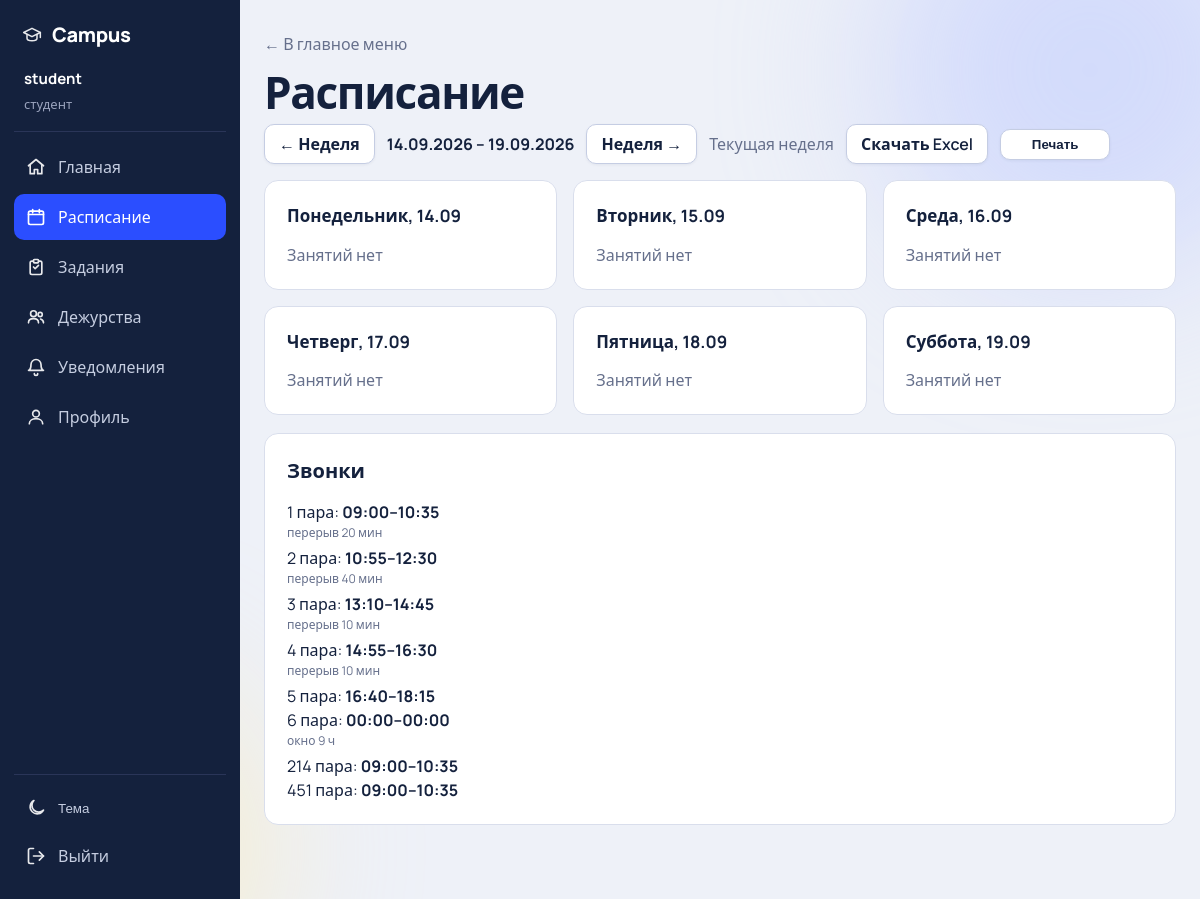
Screenshot of /schedule?week=-2&group=1 (signed in) with the database file from the repository.
### tables this page shows
CREATE TABLE bells(id INTEGER PRIMARY KEY, num INTEGER UNIQUE NOT NULL, start TEXT NOT NULL, end TEXT NOT NULL);

### campus/app.py (the view)
@app.route("/schedule")
def schedule():
    if "uid" not in session: return redirect(url_for("login"))
    d, off = db(), request.args.get("week", 0, type=int)
    gid, tid, groups = scope(d)
    mon = date.today() - timedelta(days=date.today().weekday()) + timedelta(weeks=off)
    occ = occurrences(d, mon, mon + timedelta(days=5), gid=gid, tid=tid)
    days = []
    for i in range(6):
        day = mon + timedelta(days=i); lst = [o for o in occ if o["day"] == day.isoformat()]
        if gid or tid:
            for x, y in zip(lst, lst[1:]):
                g = minutes(y["start"]) - minutes(x["end"])
                if g > 0: y["gap_label"] = gap_label(g)
        days.append(dict(date=day, lst=lst))
    is_teacher = session.get("role") == "teacher"
    return render_template("schedule.html", days=days, off=off, gid=gid if gid and gid > 0 else None, groups=groups, wd=WDF,
                           today=date.today(), bells=bell_rows(d.execute("SELECT * FROM bells ORDER BY num").fetchall()),
                           is_teacher=is_teacher, show_group_filter=bool(groups))

### campus/app.py (called while the page is built, shortened)
def db():
    if "db" not in g:
        g.db = sqlite3.connect(DB); g.db.row_factory = sqlite3.Row
        g.db.execute("PRAGMA foreign_keys=ON")
    return g.db

def minutes(t):
    h, m = map(int, t.split(":"))
    return h * 60 + m

def gap_label(m):
    return f"перерыв {m} мин" if m <= 40 else f"окно {m // 60} ч {m % 60} мин" if m % 60 else f"окно {m // 60} ч"

@app.context_processor
def inject():
    unread = 0
    if session.get("uid"):
        try:
            r = db().execute("SELECT COUNT(*) FROM notifications WHERE user_id=? AND read=0",
                             (session["uid"],)).fetchone()
            unread = r[0] if r else 0
        except Exception:
            unread = 0
    return dict(now=datetime.now(), WDF=WDF, notif_unread=unread)

def bell_rows(bells):
    out = []
    for i, b in enumerate(bells):
        r = dict(b)
        if i:
            g = minutes(b["start"]) - minutes(bells[i - 1]["end"])
            r["gap_label"] = gap_label(g) if g > 0 else None
        out.append(r)
    return out

def scope(d):
    r = session["role"]
    if r == "student":
        return d.execute("SELECT group_id FROM users WHERE id=?", (session["uid"],)).fetchone()[0] or -1, None, None

### templates/schedule.html (shortened to what this page needs)
{% extends "base.html" %}{% block title %}Расписание — Campus{% endblock %}
{% block content %}<a class="back" href="{{ url_for('index') }}">← В главное меню</a><h1 class="in">Расписание</h1>
<div class="wk in" style="--i:1">
<a class="btn ghost" href="{{ url_for('schedule', week=off - 1, group=gid) }}">← Неделя</a>
<b>{{ days[0].date.strftime('%d.%m.%Y') }} – {{ days[5].date.strftime('%d.%m.%Y') }}</b>
<a class="btn ghost" href="{{ url_for('schedule', week=off + 1, group=gid) }}">Неделя →</a>
{% if off %}<a class="back" style="margin:0" href="{{ url_for('schedule', group=gid) }}">Текущая неделя</a>{% endif %}
<a class="btn ghost noprint" href="{{ url_for('schedule_xlsx', week=off, group=gid) }}">Скачать Excel</a>
<button class="btn ghost noprint" onclick="window.print()">Печать</button>
</div>
<div class="days">{% for dd in days %}<div class="card day in {{ 'today' if dd.date == today }}" style="--i:{{ loop.index + 1 }}" data-date="{{ dd.date.isoformat() }}"><h2>{{ wd[loop.index0] }}, {{ dd.date.strftime('%d.%m') }}</h2>
{% for o in dd.lst %}{% if o.gap_label %}<div class="gap">{{ o.gap_label }}</div>{% endif %}
<div class="it {{ o.status }}" data-start="{{ o.start }}" data-end="{{ o.end }}"><div class="it-head"><b>{{ o.num }} пара, {{ o.start }}–{{ o.end }}</b>{% if o.status == 'cancel' %}<span class="badge bad">Отменено</span>{% elif o.status == 'replace' %}<span class="badge">Замена</span>{% endif %}<span class="badge now-badge" style="display:none;background:var(--ok);color:#fff">Сейчас</span></div>
<div class="it-subj">{{ o.sname }}</div>
<div class="it-meta">
<span class="group-badge" title="Группа">{{ o.gname }}</span>
<span class="meta-item">{{ o.tname }}</span>
<span class="meta-item">ауд. {{ o.room or '—' }}</span>
</div>
{% if o.status == 'replace' and o.instead_of %}
<div class="it-note">вместо: {{ o.instead_of }}</div>
{% endif %}
{% if is_teacher and o.status != 'cancel' %}<a class="it-link noprint" href="{{ url_for('journal', gid=o.gid, sid=o.sid) }}">Журнал →</a>{% endif %}
</div>
{% else %}<p class="sub" style="margin:0">Занятий нет</p>{% endfor %}</div>{% endfor %}</div>
<div class="card in" style="margin-top:18px"><h2>Звонки</h2>{% for b in bells %}{% if b.gap_label %}<div class="gap" style="text-align:left;margin:0 0 4px">{{ b.gap_label }}</div>{% endif %}<div>{{ b.num }} пара: <b>{{ b.start }}–{{ b.end }}</b></div>{% endfor %}</div>
{% endblock %}

### static/style.css (style rules this page uses)
:root { --bg:#eef1f8;--ink:#14213d;--mut:#66708c;--line:#d9deec;--card:#fff;--a:#2b4eff;--hl:#ffd84d;--ok:#1fa971;--bad:#e5484d }
* { box-sizing:border-box;margin:0 }
body { font-family:Manrope,"Segoe UI",system-ui,sans-serif;background:var(--bg);color:var(--ink);min-height:100vh;line-height:1.5 }
h1 { font-size:clamp(28px,5vw,44px);letter-spacing:-.03em;line-height:1.1;margin-bottom:8px }
h2 { font-size:20px;margin-bottom:14px }
.sub { color:var(--mut);margin-bottom:24px }
.card { background:var(--card);border:1px solid var(--line);border-radius:14px;padding:22px;margin-bottom:18px }
.in { animation:up .7s cubic-bezier(.2,.8,.2,1) both;animation-delay:calc(var(--i,0)*90ms) }
.btn { display:inline-block;border:0;cursor:pointer;background:var(--a);color:#fff;padding:11px 20px;border-radius:10px;font:600 15px inherit;text-decoration:none;transition:transform .2s,box-shadow .2s }
.btn.ghost { background:transparent;border:1px solid var(--line);color:var(--ink);padding:7px 14px }
.back { color:var(--mut);text-decoration:none;display:inline-block;margin-bottom:12px }

### static/extra.css (style rules this page uses)
.days { display:grid;grid-template-columns:repeat(auto-fill,minmax(290px,1fr));gap:16px }
.day { margin:0 }
.day h2 { font-size:17px }
.gap { text-align:center;font-size:12px;color:var(--mut);margin:-2px 0 8px }
.wk { display:flex;gap:12px;align-items:center;flex-wrap:wrap;margin-bottom:16px }
.it,.ent,.li,.pill,.day { min-width:0;overflow-wrap:anywhere }
.days { grid-template-columns:repeat(auto-fill,minmax(min(100%,290px),1fr)) }
* { scrollbar-width: thin; scrollbar-color: #9aa3bd transparent; }
.btn.ghost { background: #ffffff !important; border: 1.5px solid var(--line) !important; color: var(--ink) !important; box-shadow: 0 1px 3px rgba(20,33,61,.06); font-weight: 600; }
.wk .btn.ghost, .wk a.btn.ghost { background: #fff !important; border: 1.5px solid #c5cde3 !important; color: var(--ink) !important; min-width: 110px; text-align: center; }
:root { --sidebar-w: 240px; --bottom-h: 64px; --topbar-h: 52px; --content-max: 960px; }
body.has-app { display: block; }

### rows the page displays
bells: num "1", start "09:00", end "10:35"
bells: gap_label "перерыв 20 мин", num "2", start "10:55", end "12:30"
bells: gap_label "перерыв 40 мин", num "3", start "13:10", end "14:45"
bells: gap_label "перерыв 10 мин", num "4", start "14:55", end "16:30"
bells: gap_label "перерыв 10 мин", num "5", start "16:40", end "18:15"
bells: num "6", start "00:00", end "00:00"
bells: gap_label "окно 9 ч", num "214", start "09:00", end "10:35"
bells: num "451", start "09:00", end "10:35"

### other values shown
{{ session.name }} "student"
{{ role_label }} "студент"
{{ days[0].date.strftime('%d.%m.%Y') }} "14.09.2026"
{{ days[5].date.strftime('%d.%m.%Y') }} "19.09.2026"
{{ wd[loop.index0] }} "Понедельник" "Вторник" "Среда" "Четверг" "Пятница" "Суббота"
{{ dd.date.strftime('%d.%m') }} "14.09" "15.09" "16.09" "17.09" "18.09" "19.09"
